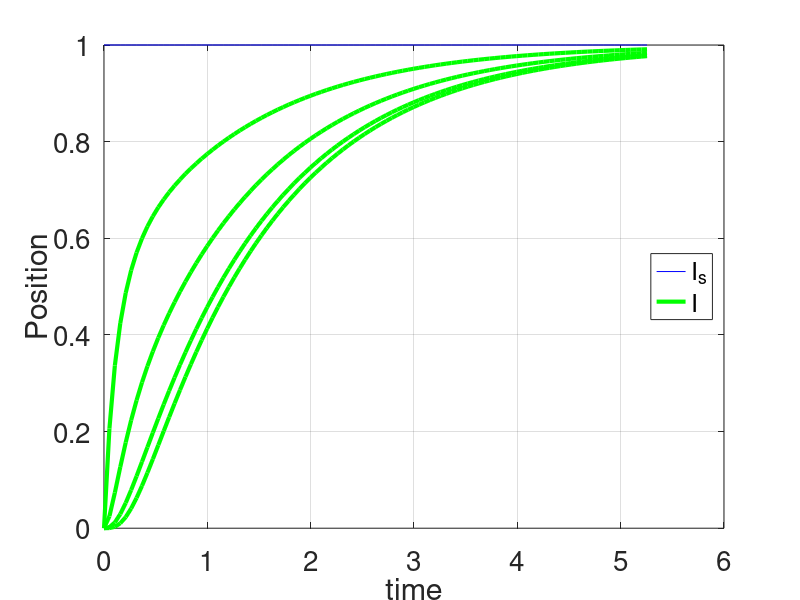

The MATLAB script that drew this image: (Note: this script raises an error after producing the figure.)
%
% % For Cohesive Networks Class
clear all
% close all
nfig=0;

%%%%%%%%%%%%%%%%%%%%%%%%%%% 
gamma =10;  
N = 4; % number of agents
K = zeros(N,N); % pinned Laplacian
for jj=1:N
    if jj ==1
        K(jj,jj) = 2/2; K(jj,jj+1)=-1/2;
    elseif jj==N
        K(jj,jj) = 1; K(jj,jj-1)=-1;
    else
        K(jj,jj)=2/2; K(jj,jj-1)=-1/2; K(jj,jj+1)=-1/2
    end
end
Bhat = zeros(N,1); Bhat(1,1) =1/2; 
A = -K*gamma; B = Bhat*gamma;
C = zeros(1,N); C(1,N)=1; D=[]; 


%return
I0 = 0:1:N-1; %X0 = X0*0.5;



%return
%%%%%%%%%%%%%%%%%%%%%%%%%%%%%%%%%%%%%%%%
    % simulate the original system without DSR 
%%%%%%%%%%%%%%%%%%%%%%%%%%%%%%%%%%%%%%%% 

Sys = ss(A,B,C,D); 
SysPoles = eig(A)
tmax = 4/abs(max(SysPoles))
delt = tmax/100; 

t = 0:delt:tmax; 
 
Is = ones(size(t))';
 
[y,t,I]  = lsim(Sys,Is,t);

%told = t;
nfig=nfig+1; figure(nfig); clf
plot(t,Is,'b',t,I(:,1),'g',t,I(:,2),' g:',t,I(:,3),'r:',t,I(:,4),'r','LineWidth',3);
plot(t,Is,'b',t,I,'g','LineWidth',3);
xlabel('time'), ylabel('Position')
legend('I_s','I','location','east')
grid
set(gca,'FontSize',20)
pause(0.01)
%saveas(gcf,'../Images/L4_stepresponse_tracking','epsc')

%return


 
%%%%%%%%%%%%%%%%%%%%%%%%%%%%%%%%%%%%%%%%
    % simulate the system with DSR 
%%%%%%%%%%%%%%%%%%%%%%%%%%%%%%%%%%%%%%%% 

% set Sim_start to 0 for using stored data
% set Sim_start to 1 for recomputing
Sim_start =1; 

if Sim_start ==1
    
    
      % select the control parameters 
      eigK =     eig(-A);       % eigenvalues of K
      beta = 0.9*2*max(1./eigK) % selection of beta
      T_s = max(t);             % settling time based on system without DSR
      alpha = 4/T_s             % keep the settling time the same
      tau = alpha/100           % delay used in simulations 
    
      % System simulation 
      
% system with delay
A = -alpha*beta*K + (1/tau)*(eye(size(K)) -beta*K);
Ad = -(1/tau)*(eye(size(K)) -beta*K);
B  = alpha*beta*Bhat;

%
Tmax = max(t);   % maximum simulation time
Id  =  1;        % desired final value
tsteps = length(t);    % number of timesteps
delayT = tau;    % time delay 
save datadelaysoln N delayT Tmax tsteps Id A Ad B  
%

[Idsr,tdsr] = solution_to_delay_diff;
Idsr = Idsr(1:N,:);

save L4_Sim_results 

else
    
load L4_Sim_results 

    
end
    %nfig =nfig+1; figure(nfig); clf;
    %plot(t,x,'r',tdsr,xdsr,'b')
    %xlabel('time')
    %ylabel('X (blue with DSR), (red wihtout DSR)')


    nfig=nfig+1; figure(nfig); clf
    plot(t,Is,'b',t,I,'r',tdsr,Idsr,'k','LineWidth',3);    
    xlabel('time'), ylabel('Position')
    %axis([0 max(t) 0 ymax])
    grid
    set(gca,'FontSize',20)
    pause(0.01)
    %saveas(gcf,'../Images/L4_Z_N1_cohesive_response','epsc')


    nfig=nfig+1; figure(nfig); clf
    plot(t,Is,'b',tdsr,Idsr,'k','LineWidth',3);    
    %legend('I_s','I_1, I_2, I_3, I_4','location','east')
    xlabel('time'), ylabel('Position')
    %axis([0 max(t) 0 ymax])
    grid
    set(gca,'FontSize',20)
    pause(0.01)
    %saveas(gcf,'../Images/Z_N1_cohesive_response_only_2','epsc')
    

    %return
    %%%%%%%%%%%%%%%%%%%%%%%%%%%%%%%%%%%%%%%%
     % plot video

    filename = 'movie_no_DSR.avi'
    DeltT = 1;
    [nfig] = storevideo(t,I,tdsr,Idsr,N,DeltT,filename,'b',nfig);


    return




 
%%%%%%%%%%%%%%%%%%%%%%%%%%%%%%%%%%%%%%%%%%%%%%%%%%%%%%%%%%%%%%%%%%%%%
%   function to simulate delayed system
%%%%%%%%%%%%%%%%%%%%%%%%%%%%%%%%%%%%%%%%%%%%%%%%%%%%%%%%%%%%%%%%%%%%%%
function [y, time] =  solution_to_delay_diff;

%save datadelaysoln N delayT Tmax tsteps Is A Ad Bd  
load datadelaysoln

delyp = delayT;
dely = delayT;

history = [zeros(N,1)];
time = linspace(0,Tmax,tsteps); 
% SOL = ddensd( DDEFUN, DELY, DELYP, HISTORY, TSPAN)
sol = ddensd(@ddefun,dely,delyp,history,[0,Tmax]);
y = deval(sol,time);

end % ddex4


%%%%%%%%%%%%%%%%%%%%%%%%%%%%%%%%%%%%%%%%%%%%%%%%%%%%%%%%%%%%%%%%%%%%%
%   function to define the derivative for DDE solution
%%%%%%%%%%%%%%%%%%%%%%%%%%%%%%%%%%%%%%%%%%%%%%%%%%%%%%%%%%%%%%%%%%%%%%
% -------------------------------------------------------------------------
function dydt = ddefun(t,y,ydel,ypdel)
% Differential equation function

load datadelaysoln
t
% define current and delayed states 
y = y(1:N,1);
ydotdel = ypdel(1:N,1);
ydel = ydel(1:N,1);

dydt = A*y +B*Id +Ad*ydel;
 
end % ddex4de
      
      
      
      %%%%%%%%%%%%%%%%%%%%%%%%%%%%%%%%%%%%%%%%%%%%%%%%%%%%%%%%%%%%%%%%%%%%%
%  function to plot a video
%%%%%%%%%%%%%%%%%%%%%%%%%%%%%%%%%%%%%%%%%%%%%%%%%%%%%%%%%%%%%%%%%%%%%%
function [nfig] = storevideo(t,I,tdsr,Idsr,N,DeltT,filename,qcolor,nfig)%  
% plot and generate a video   
%
           nfig=nfig+1;
           vidObj = VideoWriter(filename);
           open(vidObj);
           agents = 1:1:N;
           Imax = max(max(I));
           for jj=1:DeltT:length(t)
               
               figure(nfig); clf
                plot(agents,I(jj,:),'ro',agents,Idsr(:,jj),'ko','LineWidth',3);    
                xlabel('Agents'), ylabel('I')
                axis([0 (max(agents)+1) 0 Imax])
                grid
                set(gca,'FontSize',20)
                pause(0.1)
                currFrame = getframe;
                writeVideo(vidObj,currFrame);
                pause(0.1) 

           end
                % Close the file.
                close(vidObj);  
end
    
  
      
      
      
      
      